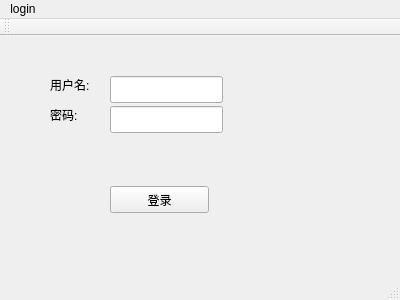
<?xml version="1.0" encoding="UTF-8"?>
<ui version="4.0">
 <class>MainWindow</class>
 <widget class="QMainWindow" name="MainWindow">
  <property name="geometry">
   <rect>
    <x>0</x>
    <y>0</y>
    <width>400</width>
    <height>300</height>
   </rect>
  </property>
  <property name="windowTitle">
   <string>MainWindow</string>
  </property>
  <property name="styleSheet">
   <string notr="true">background-image: url(:/backgroud.jpg);</string>
  </property>
  <widget class="QWidget" name="centralWidget">
   <widget class="QLabel" name="lab_usrname">
    <property name="geometry">
     <rect>
      <x>50</x>
      <y>40</y>
      <width>67</width>
      <height>17</height>
     </rect>
    </property>
    <property name="text">
     <string>用户名:</string>
    </property>
   </widget>
   <widget class="QLabel" name="lab_passwd">
    <property name="geometry">
     <rect>
      <x>50</x>
      <y>70</y>
      <width>67</width>
      <height>17</height>
     </rect>
    </property>
    <property name="text">
     <string>密码:</string>
    </property>
   </widget>
   <widget class="QLineEdit" name="line_usrname">
    <property name="geometry">
     <rect>
      <x>110</x>
      <y>40</y>
      <width>113</width>
      <height>27</height>
     </rect>
    </property>
    <property name="inputMethodHints">
     <set>Qt::ImhHiddenText|Qt::ImhNoAutoUppercase|Qt::ImhNoPredictiveText|Qt::ImhSensitiveData</set>
    </property>
    <property name="maxLength">
     <number>12</number>
    </property>
   </widget>
   <widget class="QLineEdit" name="line_passwd">
    <property name="geometry">
     <rect>
      <x>110</x>
      <y>70</y>
      <width>113</width>
      <height>27</height>
     </rect>
    </property>
    <property name="cursor">
     <cursorShape>IBeamCursor</cursorShape>
    </property>
    <property name="maxLength">
     <number>16</number>
    </property>
    <property name="echoMode">
     <enum>QLineEdit::Password</enum>
    </property>
   </widget>
   <widget class="QPushButton" name="btn_login">
    <property name="geometry">
     <rect>
      <x>110</x>
      <y>150</y>
      <width>99</width>
      <height>27</height>
     </rect>
    </property>
    <property name="cursor">
     <cursorShape>PointingHandCursor</cursorShape>
    </property>
    <property name="text">
     <string>登录</string>
    </property>
   </widget>
  </widget>
  <widget class="QMenuBar" name="login">
   <property name="geometry">
    <rect>
     <x>0</x>
     <y>0</y>
     <width>400</width>
     <height>28</height>
    </rect>
   </property>
   <widget class="QMenu" name="menuLogin">
    <property name="title">
     <string>login</string>
    </property>
   </widget>
   <addaction name="menuLogin"/>
  </widget>
  <widget class="QToolBar" name="mainToolBar">
   <attribute name="toolBarArea">
    <enum>TopToolBarArea</enum>
   </attribute>
   <attribute name="toolBarBreak">
    <bool>false</bool>
   </attribute>
  </widget>
  <widget class="QStatusBar" name="statusBar"/>
 </widget>
 <layoutdefault spacing="6" margin="11"/>
 <resources/>
 <connections/>
</ui>
